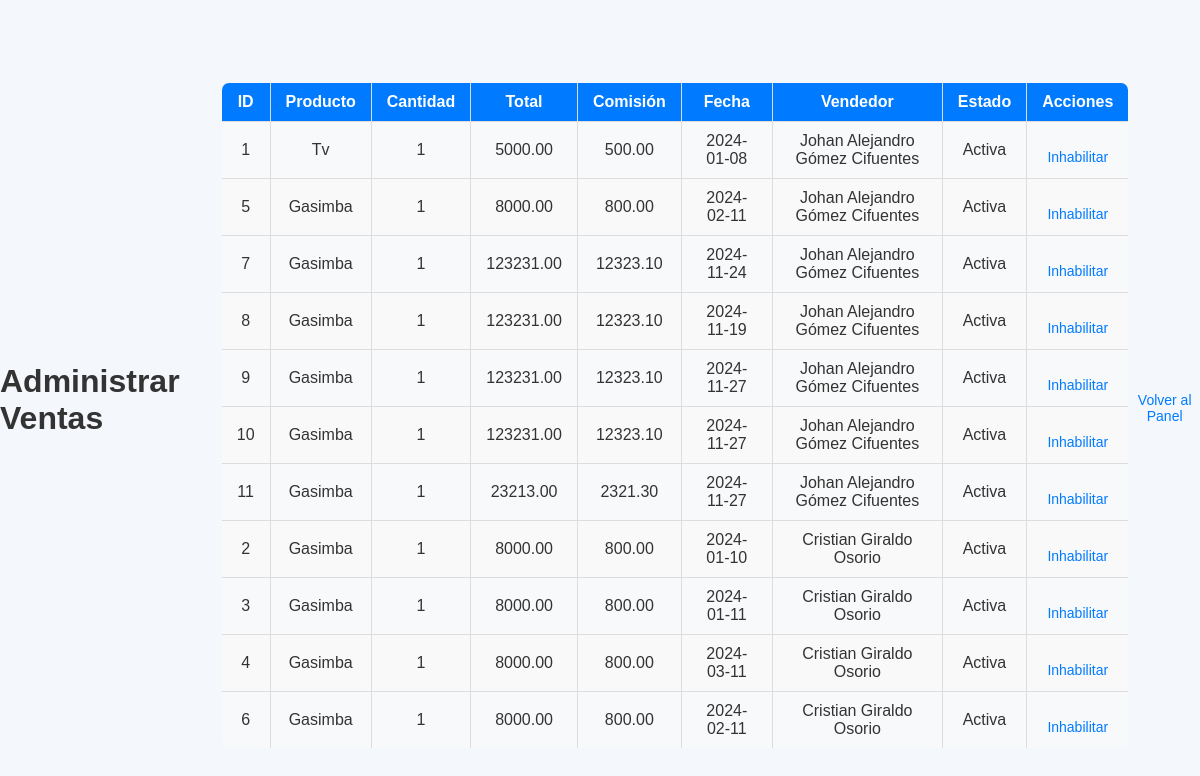
The page /php/panel_de_usuario/admin_ventas.php (signed in) on the database as committed earlier.
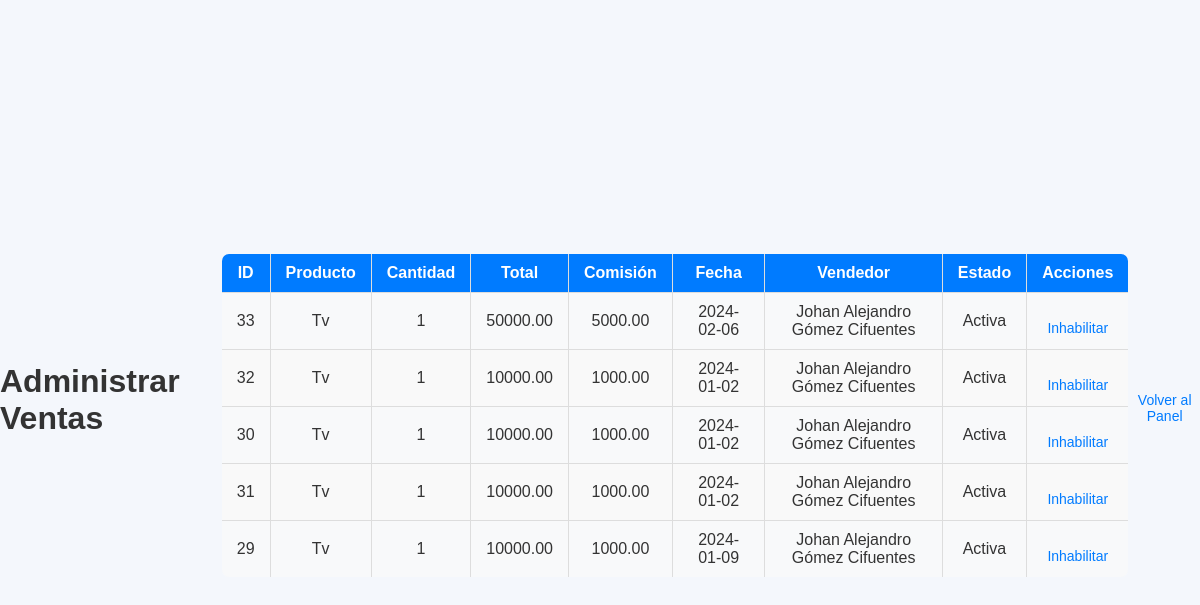
The same page on the database as committed later.
### tables this page shows
CREATE TABLE IF NOT EXISTS `ventas` (
  `id` int NOT NULL AUTO_INCREMENT,
  `identificacion` varchar(50) NOT NULL,
  `producto` varchar(100) NOT NULL,
  `cantidad` int NOT NULL,
  `total` decimal(10,2) NOT NULL,
  `fecha_venta` date NOT NULL,
  `comision` decimal(10,2) DEFAULT NULL,
  `activo` tinyint(1) DEFAULT '1',
  PRIMARY KEY (`id`),
  KEY `identificacion` (`identificacion`)
);

CREATE TABLE IF NOT EXISTS `vendedores` (
  `identificacion` varchar(20) NOT NULL,
  `nombre` varchar(100) NOT NULL,
  `correo` varchar(255) NOT NULL,
  `telefono` varchar(20) DEFAULT NULL,
  `activo` tinyint(1) DEFAULT '1',
  PRIMARY KEY (`identificacion`)
);

### php/panel_de_usuario/admin_ventas.php (the view, shortened to what this page needs)
<?php
require '../config.php';
try {
    $sql = "SELECT v.id, v.producto, v.cantidad, v.total, v.comision, v.fecha_venta, v.activo, ve.nombre AS vendedor
            FROM ventas v
            INNER JOIN vendedores ve ON v.identificacion = ve.identificacion";
    $stmt = $pdo->query($sql);
    $ventas = $stmt->fetchAll(PDO::FETCH_ASSOC);
} catch (PDOException $e) {
    die("Error al consultar las ventas: " . $e->getMessage());
}
?>
<!DOCTYPE html>
<html lang="es">
<head>
    <link rel="stylesheet" href="../styles.css">
</head>
<body>
    <h1>Administrar Ventas</h1>
    <table border="1">
        <thead>
            <tr>
                <th>ID</th>
                <th>Producto</th>
                <th>Cantidad</th>
                <th>Total</th>
                <th>Comisión</th>
                <th>Fecha</th>
                <th>Vendedor</th>
                <th>Estado</th>
                <th>Acciones</th>
            </tr>
        </thead>
        <tbody>
            <?php if (count($ventas) > 0): ?>
                <?php foreach ($ventas as $venta): ?>
                    <tr>
                        <td><?= htmlspecialchars($venta['id']) ?></td>
                        <td><?= htmlspecialchars($venta['producto']) ?></td>
                        <td><?= htmlspecialchars($venta['cantidad']) ?></td>
                        <td><?= htmlspecialchars($venta['total']) ?></td>
                        <td><?= htmlspecialchars($venta['comision']) ?></td>
                        <td><?= htmlspecialchars($venta['fecha_venta']) ?></td>
                        <td><?= htmlspecialchars($venta['vendedor']) ?></td>
                        <td><?= $venta['activo'] ? 'Activa' : 'Inactiva' ?></td>
                        <td>
                            <a href="eliminar_venta.php?id=<?= $venta['id'] ?>&estado=<?= $venta['activo'] ? 0 : 1 ?>">
                                <?= $venta['activo'] ? 'Inhabilitar' : 'Habilitar' ?>
                            </a>
                        </td>
                    </tr>
                <?php endforeach; ?>
            <?php else: ?>
                <tr>
                    <td colspan="9">No hay ventas registradas.</td>
                </tr>
            <?php endif; ?>
        </tbody>
    </table>
    <a href="dashboard_admin.php">Volver al Panel</a>
</body>
</html>

### css/styles.css (style rules this page uses)
body { font-family: 'Arial', sans-serif; background-color: #f4f7fc; margin: 0; padding: 0; display: flex; justify-content: center; align-items: center; min-height: 100vh; color: #333; }
a { color: #007bff; text-decoration: none; font-size: 14px; margin-top: 15px; text-align: center; display: block; }
table { width: 100%; margin-top: 30px; border-collapse: collapse; border-radius: 8px; overflow: hidden; }
th, td { padding: 10px 15px; text-align: center; border: 1px solid #ddd; }
th { background-color: #007bff; color: white; }
tr:nth-child(even) { background-color: #f9f9f9; }
tr:nth-child(odd) { background-color: #f8f9fa; }

Rows that differ between the two databases and show on the page:
removed ventas: id "1", producto "Tv", cantidad "1", total "5000.00", comision "500.00", fecha_venta "2024-01-08", identificacion.nombre "Johan Alejandro Gómez Cifuentes", activo "Activa"
removed ventas: id "5", producto "Gasimba", cantidad "1", total "8000.00", comision "800.00", fecha_venta "2024-02-11", identificacion.nombre "Johan Alejandro Gómez Cifuentes", activo "Activa"
removed ventas: id "7", producto "Gasimba", cantidad "1", total "123231.00", comision "12323.10", fecha_venta "2024-11-24", identificacion.nombre "Johan Alejandro Gómez Cifuentes", activo "Activa"
removed ventas: id "8", producto "Gasimba", cantidad "1", total "123231.00", comision "12323.10", fecha_venta "2024-11-19", identificacion.nombre "Johan Alejandro Gómez Cifuentes", activo "Activa"
removed ventas: id "9", producto "Gasimba", cantidad "1", total "123231.00", comision "12323.10", fecha_venta "2024-11-27", identificacion.nombre "Johan Alejandro Gómez Cifuentes", activo "Activa"
removed ventas: id "10", producto "Gasimba", cantidad "1", total "123231.00", comision "12323.10", fecha_venta "2024-11-27", identificacion.nombre "Johan Alejandro Gómez Cifuentes", activo "Activa"
removed ventas: id "11", producto "Gasimba", cantidad "1", total "23213.00", comision "2321.30", fecha_venta "2024-11-27", identificacion.nombre "Johan Alejandro Gómez Cifuentes", activo "Activa"
removed ventas: id "2", producto "Gasimba", cantidad "1", total "8000.00", comision "800.00", fecha_venta "2024-01-10", identificacion.nombre "Cristian Giraldo Osorio", activo "Activa"
removed ventas: id "3", producto "Gasimba", cantidad "1", total "8000.00", comision "800.00", fecha_venta "2024-01-11", identificacion.nombre "Cristian Giraldo Osorio", activo "Activa"
removed ventas: id "4", producto "Gasimba", cantidad "1", total "8000.00", comision "800.00", fecha_venta "2024-03-11", identificacion.nombre "Cristian Giraldo Osorio", activo "Activa"
removed ventas: id "6", producto "Gasimba", cantidad "1", total "8000.00", comision "800.00", fecha_venta "2024-02-11", identificacion.nombre "Cristian Giraldo Osorio", activo "Activa"
added ventas: id "33", producto "Tv", cantidad "1", total "50000.00", comision "5000.00", fecha_venta "2024-02-06", identificacion.nombre "Johan Alejandro Gómez Cifuentes", activo "Activa"
added ventas: id "32", producto "Tv", cantidad "1", total "10000.00", comision "1000.00", fecha_venta "2024-01-02", identificacion.nombre "Johan Alejandro Gómez Cifuentes", activo "Activa"
added ventas: id "30", producto "Tv", cantidad "1", total "10000.00", comision "1000.00", fecha_venta "2024-01-02", identificacion.nombre "Johan Alejandro Gómez Cifuentes", activo "Activa"
added ventas: id "31", producto "Tv", cantidad "1", total "10000.00", comision "1000.00", fecha_venta "2024-01-02", identificacion.nombre "Johan Alejandro Gómez Cifuentes", activo "Activa"
added ventas: id "29", producto "Tv", cantidad "1", total "10000.00", comision "1000.00", fecha_venta "2024-01-09", identificacion.nombre "Johan Alejandro Gómez Cifuentes", activo "Activa"
